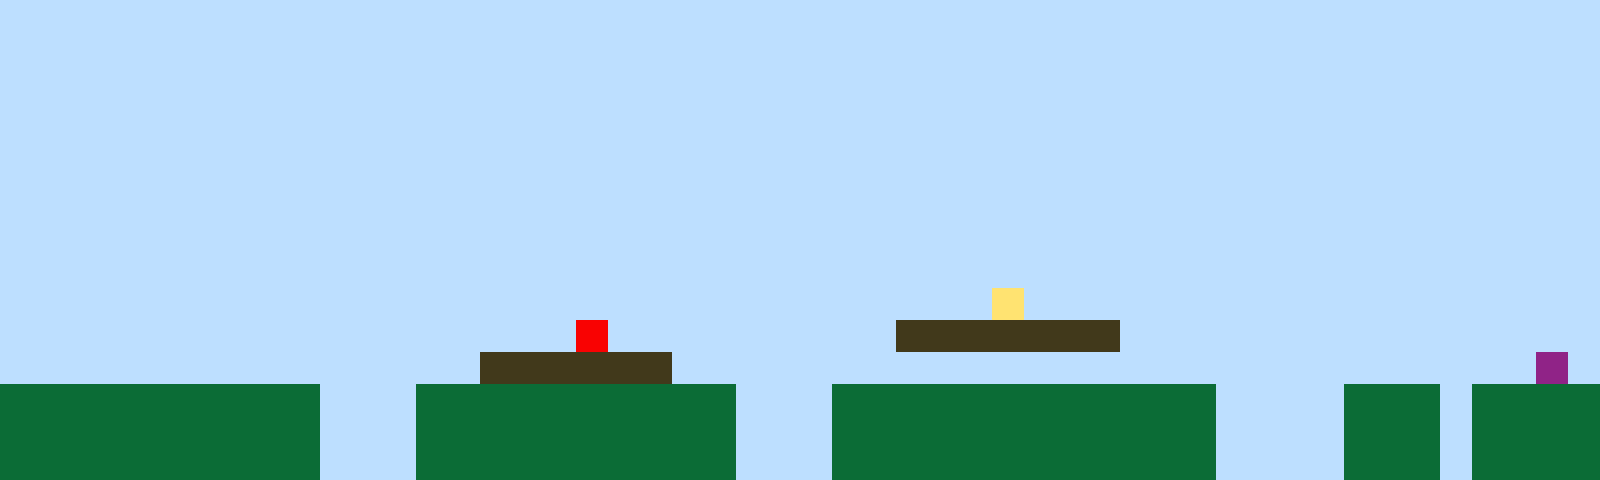

This is a level from a 2D game, rendered from its Tiled map with the project's own tilesets. A one-line summary and the complete map file follow:
An orthogonal 50x15 tile map with 32x32 px tiles, 1 tile layer (Tile Layer 1).

<map version="1.10" tiledversion="1.11.2" orientation="orthogonal" renderorder="right-up" width="50" height="15" tilewidth="32" tileheight="32" infinite="0" nextlayerid="2" nextobjectid="1"><editorsettings><export target="map1.csv" format="csv" /></editorsettings><tileset firstgid="1" name="sprites" tilewidth="32" tileheight="32" tilecount="6" columns="3"><image source="sprites.png" width="96" height="64" /></tileset><layer id="1" name="Tile Layer 1" width="50" height="15"><data encoding="csv">1,1,1,1,1,1,1,1,1,1,1,1,1,1,1,1,1,1,1,1,1,1,1,1,1,1,1,1,1,1,1,1,1,1,1,1,1,1,1,1,1,1,1,1,1,1,1,1,1,1,1,1,1,1,1,1,1,1,1,1,1,1,1,1,1,1,1,1,1,1,1,1,1,1,1,1,1,1,1,1,1,1,1,1,1,1,1,1,1,1,1,1,1,1,1,1,1,1,1,1,1,1,1,1,1,1,1,1,1,1,1,1,1,1,1,1,1,1,1,1,1,1,1,1,1,1,1,1,1,1,1,1,1,1,1,1,1,1,1,1,1,1,1,1,1,1,1,1,1,1,1,1,1,1,1,1,1,1,1,1,1,1,1,1,1,1,1,1,1,1,1,1,1,1,1,1,1,1,1,1,1,1,1,1,1,1,1,1,1,1,1,1,1,1,1,1,1,1,1,1,1,1,1,1,1,1,1,1,1,1,1,1,1,1,1,1,1,1,1,1,1,1,1,1,1,1,1,1,1,1,1,1,1,1,1,1,1,1,1,1,1,1,1,1,1,1,1,1,1,1,1,1,1,1,1,1,1,1,1,1,1,1,1,1,1,1,1,1,1,1,1,1,1,1,1,1,1,1,1,1,1,1,1,1,1,1,1,1,1,1,1,1,1,1,1,1,1,1,1,1,1,1,1,1,1,1,1,1,1,1,1,1,1,1,1,1,1,1,1,1,1,1,1,1,1,1,1,1,1,1,1,1,1,1,1,1,1,1,1,1,1,1,1,1,1,1,1,1,1,1,1,1,1,1,1,1,1,1,1,1,1,1,1,1,1,1,1,1,1,1,1,1,1,1,1,1,1,1,1,1,1,1,1,1,1,1,1,1,1,1,1,1,1,1,1,1,1,1,1,1,1,1,1,1,1,1,1,1,1,1,1,1,1,1,1,1,1,1,1,1,1,1,1,1,1,1,1,1,1,1,1,1,1,1,1,1,1,1,1,1,1,1,1,1,1,1,1,1,1,1,1,1,1,1,1,1,1,1,1,1,1,1,1,1,1,1,1,1,1,1,1,1,1,1,1,1,1,1,1,1,1,4,1,1,1,1,1,1,1,1,1,1,1,1,1,1,1,1,1,1,1,1,1,1,1,1,1,1,1,1,1,1,1,1,1,1,1,1,5,1,1,1,1,1,1,1,1,1,3,3,3,3,3,3,3,1,1,1,1,1,1,1,1,1,1,1,1,1,1,1,1,1,1,1,1,1,1,1,1,1,1,1,1,1,1,3,3,3,3,3,3,1,1,1,1,1,1,1,1,1,1,1,1,1,1,1,1,1,1,1,1,1,1,1,1,1,1,1,6,1,2,2,2,2,2,2,2,2,2,2,1,1,1,2,2,2,2,2,2,2,2,2,2,1,1,1,2,2,2,2,2,2,2,2,2,2,2,2,1,1,1,1,2,2,2,1,2,2,2,2,2,2,2,2,2,2,2,2,2,2,1,1,1,2,2,2,2,2,2,2,2,2,2,1,1,1,2,2,2,2,2,2,2,2,2,2,2,2,1,1,1,1,2,2,2,1,2,2,2,2,2,2,2,2,2,2,2,2,2,2,1,1,1,2,2,2,2,2,2,2,2,2,2,1,1,1,2,2,2,2,2,2,2,2,2,2,2,2,1,1,1,1,2,2,2,1,2,2,2,2</data></layer></map>
